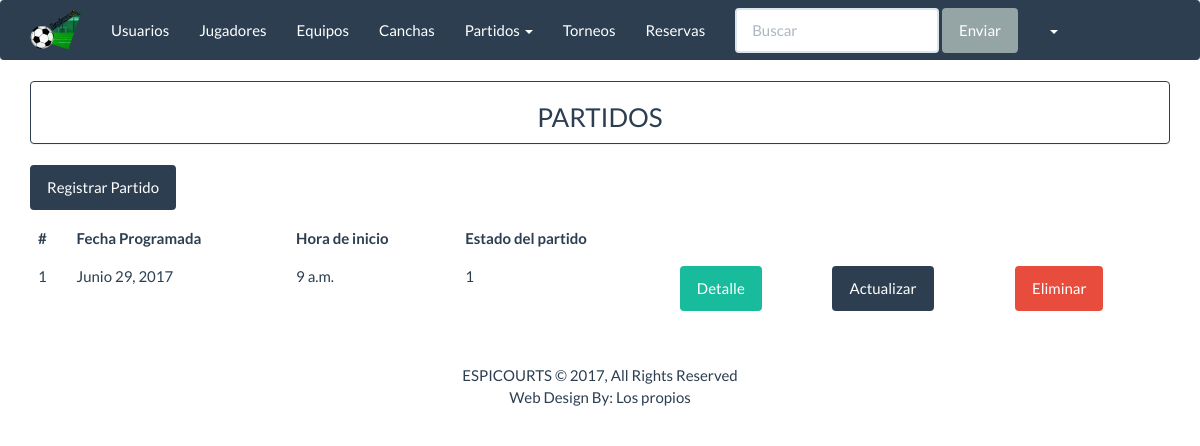
Before: /espicourts/partidos_listar with the older database file.
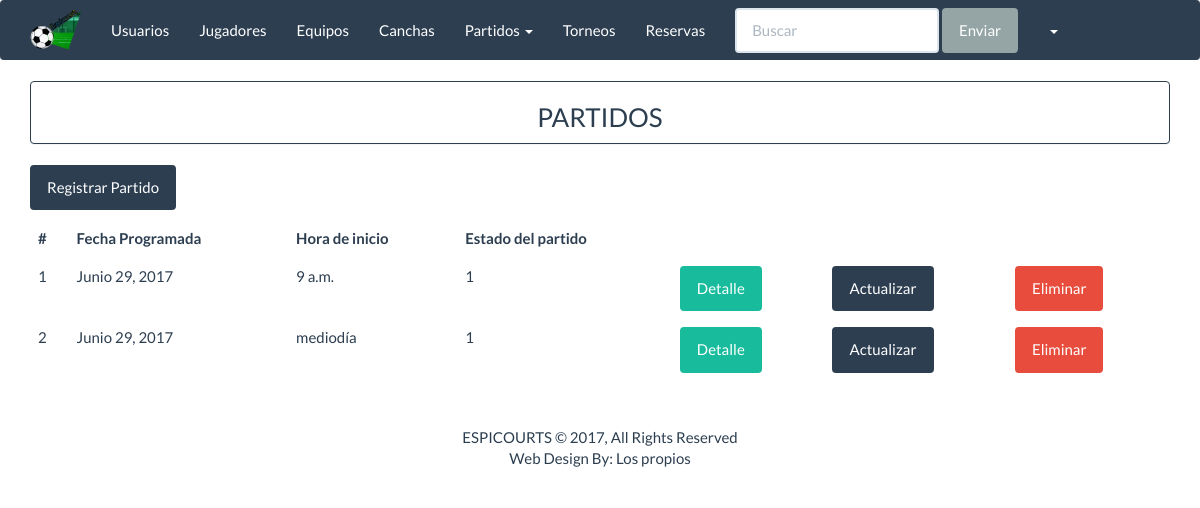
After: the same page with the newer database file.
### apps/inicio/models.py (models this page shows, shortened)
class Partido(models.Model):
    fecha_partido=models.DateField()
    hora_inicio=models.TimeField()
    hora_fin = models.TimeField(null=True,blank=True)
    tipos=((1,'Amistoso'),)
    tipo_partido=models.SmallIntegerField(choices=tipos)
    resultado=models.CharField('Resultado',max_length=30,null=True,blank=True)
    estados = ((1, 'No iniciado'), (2, 'En proceso'), (3, 'Finalizado'))
    estado_partido = models.SmallIntegerField(choices=estados)
    cancha=models.ForeignKey(Cancha)
    local=models.ForeignKey(Equipo,related_name='equipo_1',null=True)
    visitante=models.ForeignKey(Equipo,related_name='equipo_2',null=True)
    class Meta:
        db_table='partido'

### apps/inicio/views.py (the view)
class ListarPartido(ListView):
    model = Partido
    template_name = "partido/partido_listar.html"
    context_object_name = "partidos"

### templates/partido/partido_listar.html (shortened to what this page needs)
{% extends 'base/base.html' %}
{% block  content%}
<div class="panel panel-primary" align="center">
    <h3>PARTIDOS</h3>
</div>
<a class="btn btn-primary " href="{% url 'espicourts:partidos_crear' %}" >Registrar Partido</a>
<div class="table-responsive">
    <table class="table table-hover">
        <thead>
            <tr>
                <th>#</th>
                <th>Fecha Programada</th>
                <th>Hora de inicio </th>
                <th>Estado del partido </th>
            </tr>
        </thead>
        <tbody>
            {% for c in partidos%}
            <tr>
                <td>{{ c.id }}</td>
                <td>{{ c.fecha_partido}}</td>
                <td>{{ c.hora_inicio}}</td>
                <td>{{ c.estado_partido}}</td>
                <td>
                     <a href="{% url 'espicourts:partidos_detalle' c.id %}" button class="btn btn-success"> Detalle</a>
                </td>
                <td>
                     <a href="{% url 'espicourts:partidos_actualizar' c.id %}" button class="btn btn-primary"> Actualizar</a>
                </td>
                <td>
                     <a href="{% url 'espicourts:partidos_eliminar' c.id %}" button class="btn btn-danger"> Eliminar</a>
                </td>
            </tr>
            {% endfor %}
        </tbody>
    </table>
</div>
{% endblock%}

Changed rows visible on the page:
added Partido: id "2", fecha_partido "Junio 29, 2017", hora_inicio "mediodía", estado_partido "1"
